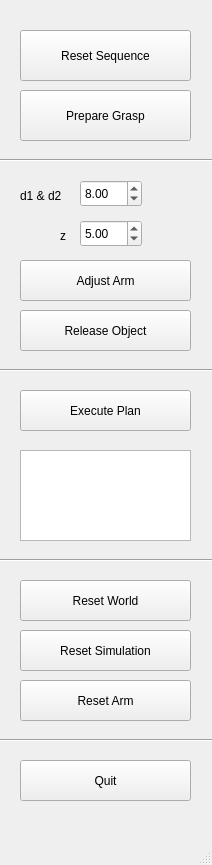
<?xml version="1.0" encoding="UTF-8"?>
<ui version="4.0">
 <class>MainWindow</class>
 <widget class="QMainWindow" name="MainWindow">
  <property name="geometry">
   <rect>
    <x>0</x>
    <y>0</y>
    <width>212</width>
    <height>865</height>
   </rect>
  </property>
  <property name="windowTitle">
   <string>MainWindow</string>
  </property>
  <widget class="QWidget" name="centralwidget">
   <widget class="QDoubleSpinBox" name="doubleSpinBox_d">
    <property name="geometry">
     <rect>
      <x>80</x>
      <y>180</y>
      <width>62</width>
      <height>27</height>
     </rect>
    </property>
    <property name="minimum">
     <double>3.000000000000000</double>
    </property>
    <property name="maximum">
     <double>11.000000000000000</double>
    </property>
    <property name="value">
     <double>8.000000000000000</double>
    </property>
   </widget>
   <widget class="QPushButton" name="pushButton_adjustArm">
    <property name="geometry">
     <rect>
      <x>20</x>
      <y>260</y>
      <width>171</width>
      <height>41</height>
     </rect>
    </property>
    <property name="text">
     <string>Adjust Arm</string>
    </property>
   </widget>
   <widget class="QLabel" name="label_d">
    <property name="geometry">
     <rect>
      <x>20</x>
      <y>180</y>
      <width>68</width>
      <height>31</height>
     </rect>
    </property>
    <property name="text">
     <string>d1 &amp; d2</string>
    </property>
   </widget>
   <widget class="QLabel" name="label_z">
    <property name="geometry">
     <rect>
      <x>60</x>
      <y>220</y>
      <width>20</width>
      <height>31</height>
     </rect>
    </property>
    <property name="text">
     <string>z</string>
    </property>
   </widget>
   <widget class="QDoubleSpinBox" name="doubleSpinBox_z">
    <property name="geometry">
     <rect>
      <x>80</x>
      <y>220</y>
      <width>62</width>
      <height>27</height>
     </rect>
    </property>
    <property name="minimum">
     <double>0.000000000000000</double>
    </property>
    <property name="maximum">
     <double>9.000000000000000</double>
    </property>
    <property name="value">
     <double>5.000000000000000</double>
    </property>
   </widget>
   <widget class="QPushButton" name="pushButton_resetWorld">
    <property name="geometry">
     <rect>
      <x>20</x>
      <y>580</y>
      <width>171</width>
      <height>41</height>
     </rect>
    </property>
    <property name="text">
     <string>Reset World</string>
    </property>
   </widget>
   <widget class="QPushButton" name="pushButton_resetSimulation">
    <property name="geometry">
     <rect>
      <x>20</x>
      <y>630</y>
      <width>171</width>
      <height>41</height>
     </rect>
    </property>
    <property name="text">
     <string>Reset Simulation</string>
    </property>
   </widget>
   <widget class="QPushButton" name="pushButton_executePlan">
    <property name="geometry">
     <rect>
      <x>20</x>
      <y>390</y>
      <width>171</width>
      <height>41</height>
     </rect>
    </property>
    <property name="text">
     <string>Execute Plan</string>
    </property>
   </widget>
   <widget class="QPushButton" name="pushButton_quit">
    <property name="geometry">
     <rect>
      <x>20</x>
      <y>760</y>
      <width>171</width>
      <height>41</height>
     </rect>
    </property>
    <property name="text">
     <string>Quit</string>
    </property>
   </widget>
   <widget class="QPushButton" name="pushButton_resetSequence">
    <property name="geometry">
     <rect>
      <x>20</x>
      <y>30</y>
      <width>171</width>
      <height>51</height>
     </rect>
    </property>
    <property name="text">
     <string>Reset Sequence</string>
    </property>
   </widget>
   <widget class="QPushButton" name="pushButton_prepareGrasp">
    <property name="geometry">
     <rect>
      <x>20</x>
      <y>90</y>
      <width>171</width>
      <height>51</height>
     </rect>
    </property>
    <property name="text">
     <string>Prepare Grasp</string>
    </property>
   </widget>
   <widget class="Line" name="line">
    <property name="geometry">
     <rect>
      <x>-30</x>
      <y>150</y>
      <width>261</width>
      <height>20</height>
     </rect>
    </property>
    <property name="orientation">
     <enum>Qt::Horizontal</enum>
    </property>
   </widget>
   <widget class="Line" name="line_2">
    <property name="geometry">
     <rect>
      <x>-30</x>
      <y>730</y>
      <width>261</width>
      <height>20</height>
     </rect>
    </property>
    <property name="orientation">
     <enum>Qt::Horizontal</enum>
    </property>
   </widget>
   <widget class="Line" name="line_3">
    <property name="geometry">
     <rect>
      <x>-30</x>
      <y>360</y>
      <width>261</width>
      <height>20</height>
     </rect>
    </property>
    <property name="orientation">
     <enum>Qt::Horizontal</enum>
    </property>
   </widget>
   <widget class="Line" name="line_4">
    <property name="geometry">
     <rect>
      <x>-30</x>
      <y>550</y>
      <width>261</width>
      <height>20</height>
     </rect>
    </property>
    <property name="orientation">
     <enum>Qt::Horizontal</enum>
    </property>
   </widget>
   <widget class="QPushButton" name="pushButton_resetArm">
    <property name="geometry">
     <rect>
      <x>20</x>
      <y>680</y>
      <width>171</width>
      <height>41</height>
     </rect>
    </property>
    <property name="text">
     <string>Reset Arm</string>
    </property>
   </widget>
   <widget class="QTextEdit" name="textEdit">
    <property name="geometry">
     <rect>
      <x>20</x>
      <y>450</y>
      <width>171</width>
      <height>91</height>
     </rect>
    </property>
   </widget>
   <widget class="QPushButton" name="pushButton_releaseObject">
    <property name="geometry">
     <rect>
      <x>20</x>
      <y>310</y>
      <width>171</width>
      <height>41</height>
     </rect>
    </property>
    <property name="text">
     <string>Release Object</string>
    </property>
   </widget>
  </widget>
  <widget class="QMenuBar" name="menubar">
   <property name="geometry">
    <rect>
     <x>0</x>
     <y>0</y>
     <width>212</width>
     <height>25</height>
    </rect>
   </property>
  </widget>
  <widget class="QStatusBar" name="statusbar"/>
 </widget>
 <resources/>
 <connections>
  <connection>
   <sender>pushButton_quit</sender>
   <signal>clicked()</signal>
   <receiver>MainWindow</receiver>
   <slot>close()</slot>
   <hints>
    <hint type="sourcelabel">
     <x>689</x>
     <y>318</y>
    </hint>
    <hint type="destinationlabel">
     <x>399</x>
     <y>183</y>
    </hint>
   </hints>
  </connection>
 </connections>
</ui>
